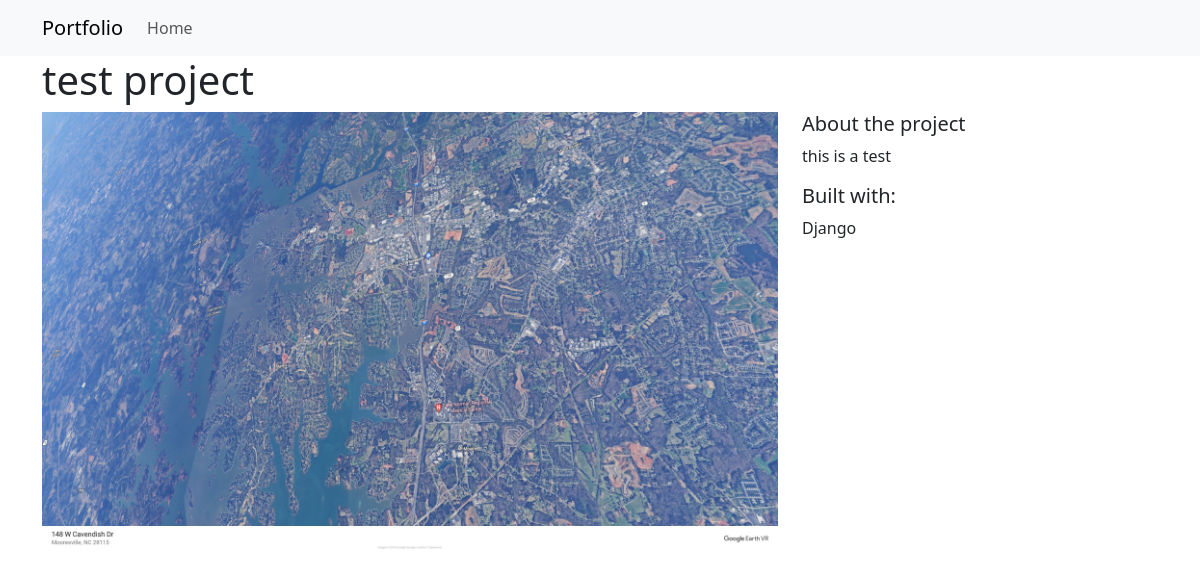
/projects/1, run on the app's committed database.
### projects/models.py (models this page shows)
class Project(models.Model):
    title = models.CharField(max_length=100)
    description = models.TextField()
    technology = models.CharField(max_length=20)
    image = models.CharField(max_length=100)

### projects/views.py (the view)
# urls.py: path("<int:pk>", views.project_detail, name="project_detail"),
def project_detail(request, pk):
    project = Project.objects.get(pk=pk)
    return render(request, "projects/detail.html", {"project": project})

### projects/templates/projects/detail.html
{% extends 'projects/base.html' %}
{% load static %}
{% block content %}
        <h1>{{ project.title }}</h1>
        <div class="row">
            <div class="col-md-8">
                <img src="{% static project.image %}" alt="{{ project.description }}" width="100%">
            </div>
            <div class="col-md-4">
                <h5>About the project</h5>
                <p>{{ project.description }}</p>
                <h5>Built with:</h5>
                <p>{{ project.technology }}</p>
            </div>
        </div>
{% endblock %}

### data on the page
Project: title "test project", image (picture), description "this is a test", technology "Django"
